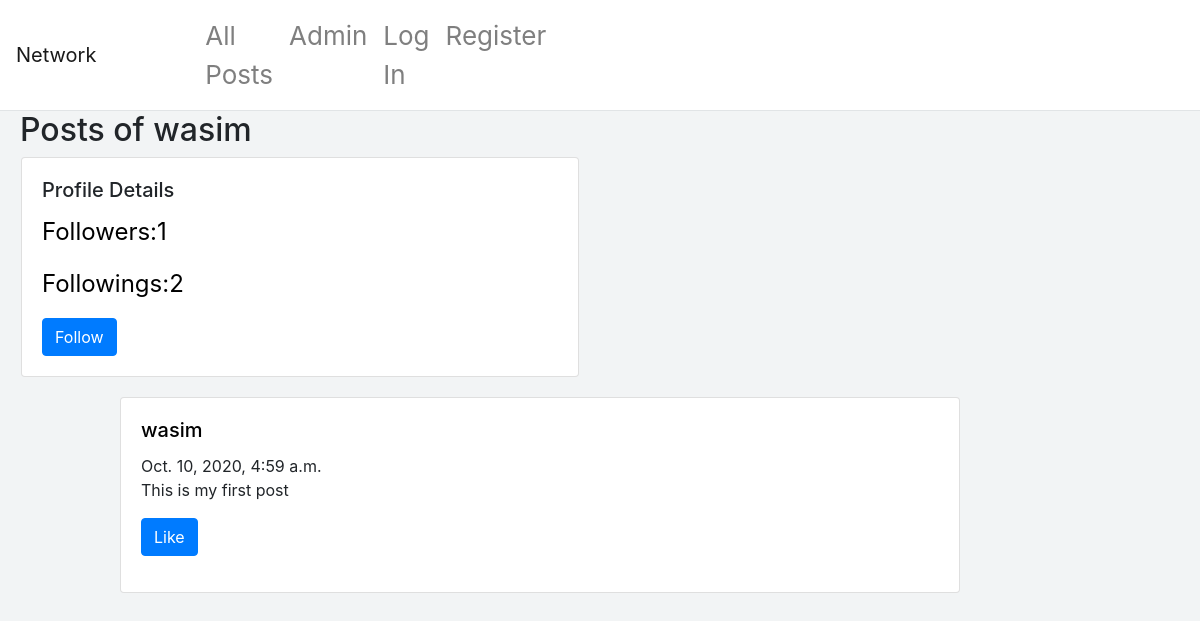
The app's page /profile/wasim, older data.
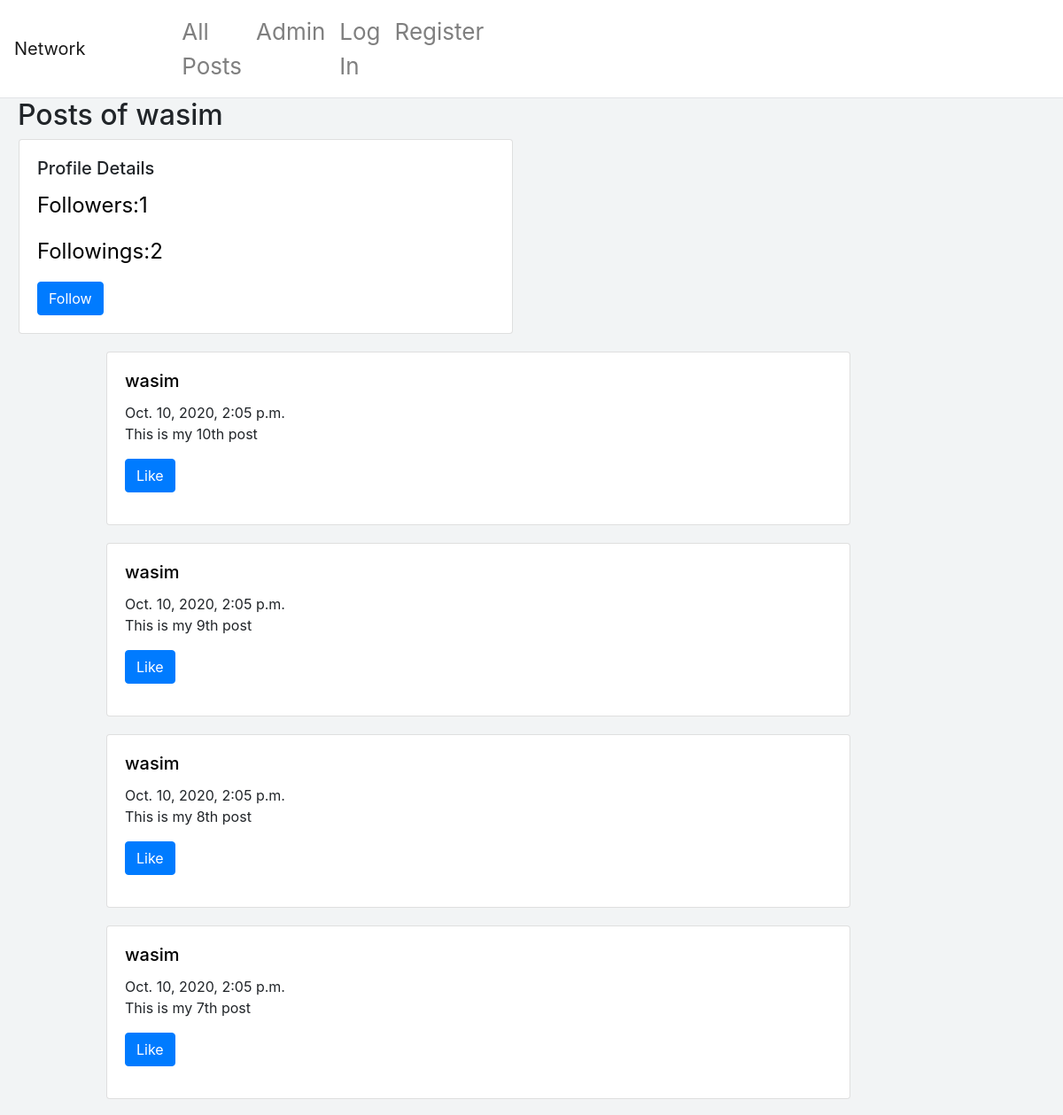
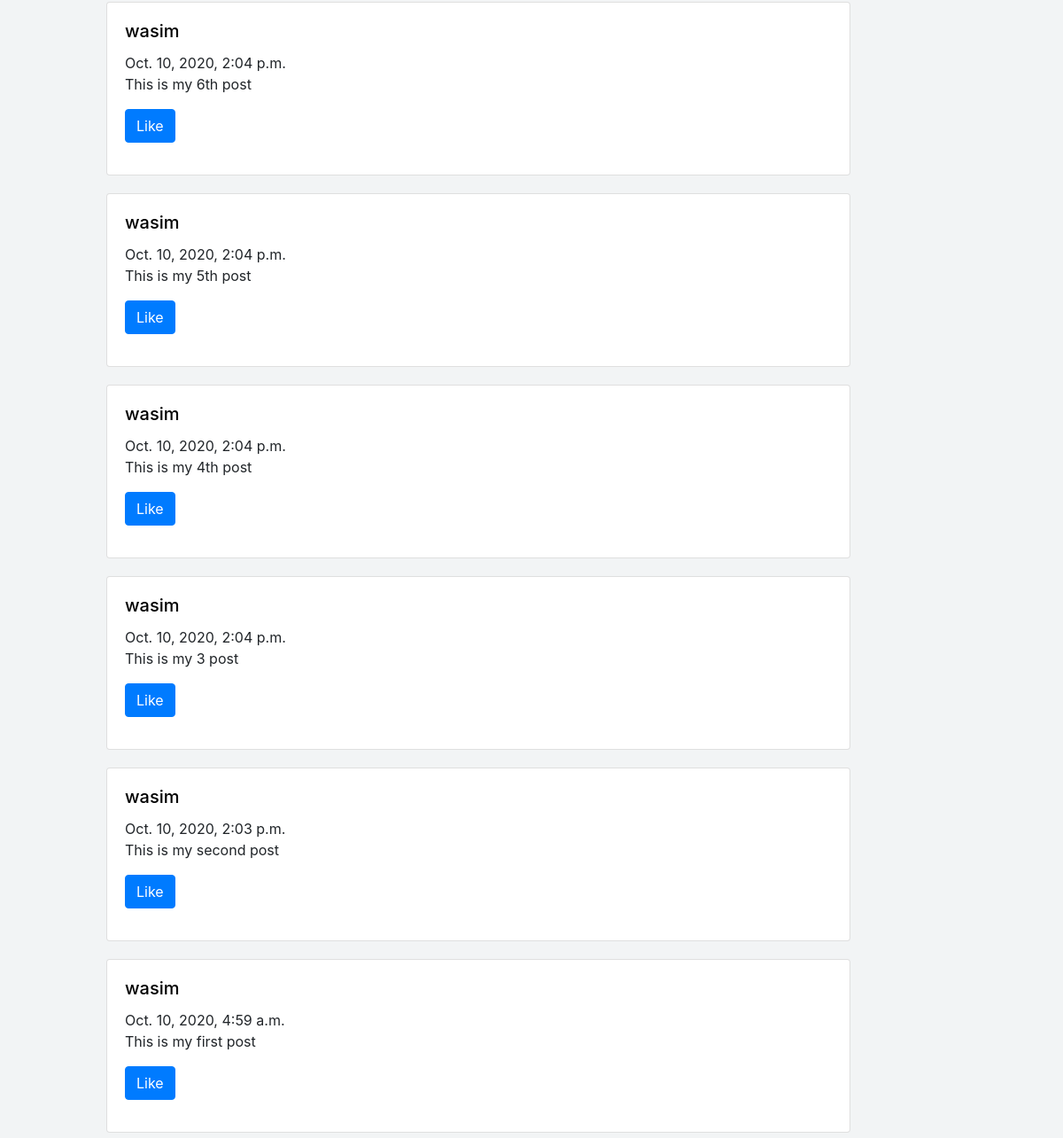
The same page, newer data (2 pictures, top to bottom).
### network/models.py (models this page shows, shortened)
class Post(models.Model):
    user = models.CharField(max_length=100)
    content = models.TextField()
    date = models.DateTimeField(auto_now_add=True)
    liked = models.ManyToManyField('User', default=None, blank=True, related_name='post_likes')

### network/views.py (the view)
# urls.py: path("profile/<str:username>",views.viewProfile,name="viewprofile"),
def viewProfile(request,username):
    if request.method == "GET":
        posts = Post.objects.filter(user=username).order_by('-id')
        followers = Profile.objects.filter(following=username)
        no_of_followers = followers.count()
        followings = Profile.objects.filter(user__username=username)
        no_of_followings = followings.count()
        try:
            profile = Profile.objects.get(user=request.user,following=username)#Already Following
            if(profile):
                AlreadyFollow = True
        except:
            AlreadyFollow = False
        return render(request, 'network/profile.html',{
            'posts':posts,
            'username':username,
            'alreadyFollow':AlreadyFollow,
            'no_of_followers':no_of_followers,
            'no_of_followings':no_of_followings,
        })

### network/templates/network/profile.html (shortened to what this page needs)
{% extends "network/layout.html" %}
{% block body %}
    <h2 style="margin-left: 20px;">Posts of {{username}}</h2>
    <div class="col-sm-6">
        <div class="card">
          <div class="card-body">
            <h5 class="card-title">Profile Details</h5>
            <p class="card-text">Followers:{{no_of_followers}}</p>
            <p class="card-text">Followings:{{no_of_followings}}</p>
            {% if username != request.user.username %}
            {% if alreadyFollow %}
            <a href="{% url 'unfollow' username %}" class="btn btn-primary">Unfollow</a>
            {% else %}
            <a href="{% url 'follow' username %}" class="btn btn-primary">Follow</a>
            {% endif %}
            {% endif %}
        </div>
        </div>
      </div>
    {% for post in posts %}
    <div class="card" style="width:70%;margin-left: 10%;margin-right: 20%;margin-top: 20px;">
        <div class="card-body">
            <a href="{% url 'viewprofile' post.user %}"><h5 class="card-title">{{post.user}}</h5></a>
            <div class="form-group{{post.id}}" id="form-group{{post.id}}" style="display: block;">
                <p>{{post.date}}<br>{{post.content}}</p>
                <button type="button" class="btn btn-primary">Like</button>
            </div>
        </div>
    </div>
    {% endfor %}
{% endblock %}

### network/templates/network/layout.html (shortened to what this page needs)
{% load static %}
<!DOCTYPE html>
<html lang="en">
    <head>
        <link rel="stylesheet" href="https://stackpath.bootstrapcdn.com/bootstrap/4.4.1/css/bootstrap.min.css">
        <link href="{% static 'network/styles.css' %}" rel="stylesheet">
        <link rel="stylesheet" href="https://cdnjs.cloudflare.com/ajax/libs/font-awesome/4.7.0/css/font-awesome.min.css">
    </head>
    <body>
        <nav class="navbar navbar-expand-lg navbar-light bg-light">
            <a class="navbar-brand" href="#">Network</a>
            <div>
              <ul class="navbar-nav mr-auto">
                <li class="nav-item">
                  <a class="nav-link" href="{% url 'index' %}">All Posts</a>
                </li>
                <li class="nav-item">
                    <a class="nav-link" href="admin">Admin</a>
                  </li>
                {% if user.is_authenticated %}
                    <li class="nav-item">
                        <a class="nav-link" href="{% url 'followings' %}">Following</a>
                    </li>
                    <li class="nav-item">
                        <a class="nav-link" href="{% url 'logout' %}">Log Out</a>
                    </li>
                {% else %}
                    <li class="nav-item">
                        <a class="nav-link" href="{% url 'login' %}">Log In</a>
                    </li>
                    <li class="nav-item">
                        <a class="nav-link" href="{% url 'register' %}">Register</a>
                    </li>
                {% endif %}
              </ul>
            </div>
          </nav>
        <div class="body">
            {% block body %}
            {% endblock %}
        </div>
    </body>
</html>

### network/static/network/styles.css (style rules this page uses)
body { background-color: #f2f4f5; }
@media only screen and (min-width: 600px) { .card { width:auto; margin:6px; } }
@media only screen and (min-width: 600px) { .navbar { width: 100%; background-color:white !important; border-bottom: solid #e1e4e6 1px; } }
@media only screen and (min-width: 600px) { .nav-link { font-size: 74px; } }
@media only screen and (min-width: 600px) { .card-text { font-size:34px; color:black; } }
@media only screen and (min-width: 600px) { a { color: black; } }
@media only screen and (min-width: 1025px) { .card { width:auto; margin:6px; } }
@media only screen and (min-width: 1025px) { .navbar { background-color:white !important; border-bottom: solid #e1e4e6 1px; } }
@media only screen and (min-width: 1025px) { .mr-auto { margin-left: 20%; } }
@media only screen and (min-width: 1025px) { .nav-link { font-size: 26px; } }
@media only screen and (min-width: 1025px) { .card-text { font-size:24px; color:black; } }
@media only screen and (min-width: 1025px) { a { color: black; } }

Row changes from the older to the newer data that the page shows:
added Post: user "wasim", date "Oct. 10, 2020, 2:05 p.m.", content "This is my 10th post"
added Post: user "wasim", date "Oct. 10, 2020, 2:05 p.m.", content "This is my 9th post"
added Post: user "wasim", date "Oct. 10, 2020, 2:05 p.m.", content "This is my 8th post"
added Post: user "wasim", date "Oct. 10, 2020, 2:05 p.m.", content "This is my 7th post"
added Post: user "wasim", date "Oct. 10, 2020, 2:04 p.m.", content "This is my 6th post"
added Post: user "wasim", date "Oct. 10, 2020, 2:04 p.m.", content "This is my 5th post"
added Post: user "wasim", date "Oct. 10, 2020, 2:04 p.m.", content "This is my 4th post"
added Post: user "wasim", date "Oct. 10, 2020, 2:04 p.m.", content "This is my 3 post"
added Post: user "wasim", date "Oct. 10, 2020, 2:03 p.m.", content "This is my second post"
